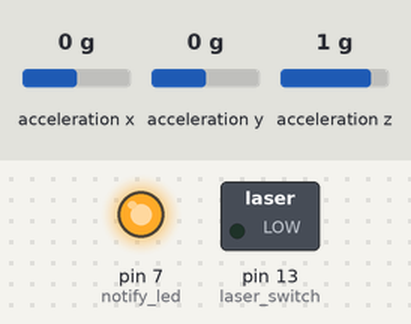
This sketch was run on a simulated Arduino Uno, built with avr-gcc and run on an emulated ATmega328P. Parts: switched loads named in the sketch (green lamp = pin HIGH), output pins drawn as LEDs (lit = HIGH). Wiring (inferred from the names in the program): MPU-6050 motion sensor at I2C address 0x68. The inputs (shaded band) are chosen by the test bench; at power-on: acceleration z 1 g, acceleration x 0 g, acceleration y 0 g.

Above: at 0.1 s.
At 3.4 s:
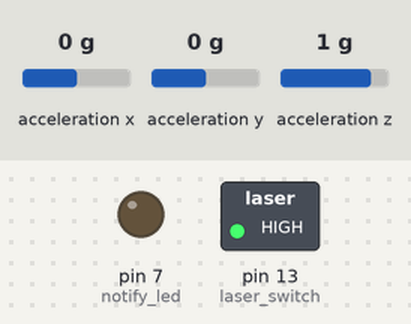
3.5 s: acceleration z set to 0.5 g
5.0 s: acceleration z set to 0.2 g
At 5.7 s:
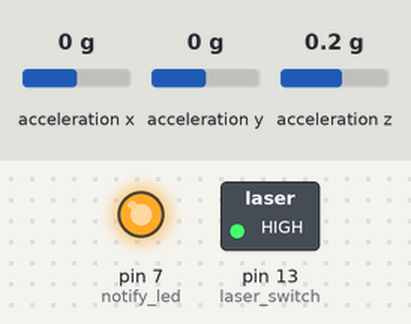
Timing chart, 0 to 8.0 s (numbered marks = the images above; inputs shaded):
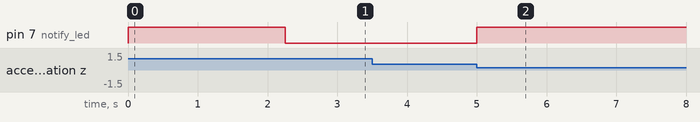

The sketch:

laser_safety.ino
```cpp
#include<Wire.h>
//#define debug_mode

#define notify_led PD7 //pin #7 in arduino uno numbering convention
#define laser_switch PB5 //pin #13 in arduino uno numbering convention

const int8_t MPUaddress=0x68; //I2C address of MPU-6050

int16_t acX=0;
int16_t acY=0;
int16_t acZ=0;

unsigned long sumacx=0;
unsigned long sumacy=0;
unsigned long sumacz=0;

int16_t acx_base=0;
int16_t acy_base=0;
int16_t acz_base=0;

int n_counts=0;
bool moved=false;

uint8_t gyro_settings=0x10;
//gyro_settings | measurement range
//    0x00      | +/- 250 deg/s
//    0x01      | +/- 500 deg/s
//    0x10      | +/- 1000deg/s
//    0x11      | +/- 2000deg/s

float divisor= (float) 131.0/pow(2,2);
int omega_threshold = 500;
int ac_threshold=10000;

int16_t driftX,driftY,driftZ;
float omegaX,omegaY,omegaZ;

void setup() {

DDRD |= (1<<notify_led); //enable output
DDRB |= (1<<laser_switch); //enable output

#ifdef debug_mode
  Serial.begin(115200);
  while(!Serial) {}
  Serial.print("divisor=");
  Serial.println(divisor);
#endif

turn_off_laser();
delay(2000);
Wire.begin();

setupGyro();
//calibrateMPU();
setupAccel();

find_base_ac();
turn_on_laser();
}

void loop() {
  // put your main code here, to run repeatedly:
//readGyro();

readAccel();

find_if_moved();
if (moved) {
  #ifdef debug_mode
    Serial.println("Laser has moved!");
  #endif
  turn_off_laser();
  }

}

void turn_on_laser(){
  //digitalWrite(laser_switch,HIGH);
  PORTB |= (1<< laser_switch);
  //digitalWrite(notify_led,LOW);
  PORTD &= ~(1<< notify_led);
  #ifdef debug_mode
    Serial.println("Turned on laser");
  #endif
}

void turn_off_laser(){
  digitalWrite(laser_switch,LOW);
  digitalWrite(notify_led,HIGH);
  #ifdef debug_mode
    Serial.println("Turned off laser");
  #endif
}

void setupAccel() {
  Wire.beginTransmission(MPUaddress);
  Wire.write(0x1C);
  Wire.write(0b00000000);
  Wire.endTransmission();
}

void readAccel() {
  Wire.beginTransmission(MPUaddress);
  Wire.write(0x3B);
  Wire.endTransmission(false);
  Wire.requestFrom(MPUaddress,6,true);

  acX= Wire.read()<<8|Wire.read();
  acY= Wire.read()<<8|Wire.read();
  acZ= Wire.read()<<8|Wire.read();

}

void find_if_moved() {
//  moved |= (abs(omegaX)>=omega_threshold);
//  moved |= (abs(omegaY)>=omega_threshold);
//  moved |= (abs(omegaZ)>=omega_threshold);
//  moved |= (abs(acX-acx_base)>ac_threshold);
//  moved |= (abs(acY-acy_base)>ac_threshold);
  moved |= (abs(acZ-acz_base)>ac_threshold);
  #ifdef debug_mode
    Serial.print("acx= ");
    Serial.print(abs(acX));
    Serial.print(", acy= ");
    Serial.print(abs(acY));
    Serial.print(", acz= ");
    Serial.println(abs(acZ));
  #endif
}

void setupGyro() {
  Wire.beginTransmission(MPUaddress);
  Wire.write(0x6B);
  Wire.write(0b00001000); //Setting Bit 3 to 1 disables temp sensor
  Wire.endTransmission(true);
  Wire.beginTransmission(MPUaddress);
  Wire.write(0x1B); //Register to choose parameters of Gyro
  Wire.write(gyro_settings);
  Wire.endTransmission();

}

void calibrateMPU() {
  /*The first few readings from the gyroscope after it is switched
  on are unreliable. This function calibrates the gyroscope for 10 seconds
  (total 2500 readings) and averages them out to determine the drift
  or noise present in the gyro. These drifts are subtracted from
  all further readings of the gyro*/
  long gyroXsum =0;
  long gyroYsum =0;
  long gyroZsum =0;
#ifdef debug_mode
Serial.print("Calibrating MPU.. Please wait\n");
#endif

for (int i=0; i<2500; i++) {
  Wire.beginTransmission(MPUaddress);
  Wire.write(0x43);
  Wire.endTransmission(false);
  Wire.requestFrom(MPUaddress,6,true);

int16_t  gyroXreading=Wire.read()<<8|Wire.read();
int16_t  gyroYreading=Wire.read()<<8|Wire.read();
int16_t  gyroZreading=Wire.read()<<8|Wire.read();

gyroXsum += gyroXreading;
gyroYsum += gyroYreading;
gyroZsum += gyroZreading;
delayMicroseconds(3200);

  }

int16_t driftX= int16_t(gyroXsum/2500.0);
int16_t driftY= int16_t(gyroYsum/2500.0);
int16_t driftZ= int16_t(gyroZsum/2500.0);

#ifdef debug_mode

  Serial.print("Calibration finished!\n");
  Serial.print("driftX= "); Serial.print(driftX);
  Serial.print("driftY= "); Serial.print(driftY);
  Serial.print("driftZ= "); Serial.println(driftZ);

#endif
}

void readGyro() {

  Wire.beginTransmission(MPUaddress);
  Wire.write(0x43);
  Wire.endTransmission(false);
  Wire.requestFrom(MPUaddress,6,true);

  int16_t  gyroXreading=(Wire.read()<<8|Wire.read())-driftX;
  int16_t  gyroYreading=(Wire.read()<<8|Wire.read())-driftY;
  int16_t  gyroZreading=(Wire.read()<<8|Wire.read())-driftZ;

  omegaX= (gyroXreading)/divisor;
  omegaY= (gyroYreading)/divisor;
  omegaZ= (gyroZreading)/divisor;

  #ifdef debug_mode
    Serial.print("omegaX= ");
    Serial.print(omegaX);
    Serial.print(", omegaY= ");
    Serial.print(omegaY);
    Serial.print(", omegaZ= ");
    Serial.println(omegaZ);
  #endif
  }

void find_base_ac(){
  unsigned long start=millis();

  while(millis()-start<250) {
    readAccel();
    sumacx+=acX;
    sumacy+=acY;
    sumacz+=acZ;
    n_counts+=1;
}

acx_base=sumacx/n_counts;
acy_base=sumacy/n_counts;
acz_base=sumacz/n_counts;

#ifdef debug_mode

  Serial.print("acx,y,z = ");
  Serial.print(acx_base);
  Serial.print(", ");
  Serial.print(acy_base);
  Serial.print(", ");
  Serial.println(acz_base);

#endif
}
```

Measured:
- the behaviour switches between 0.4 and 0.3 g on acceleration z (found by bisection; images 1 and 2)
- after the input at 3.5 s, every drawn part: stays the same
- after the input at 5.0 s, pin 7 (notify_led): LOW → HIGH at once
